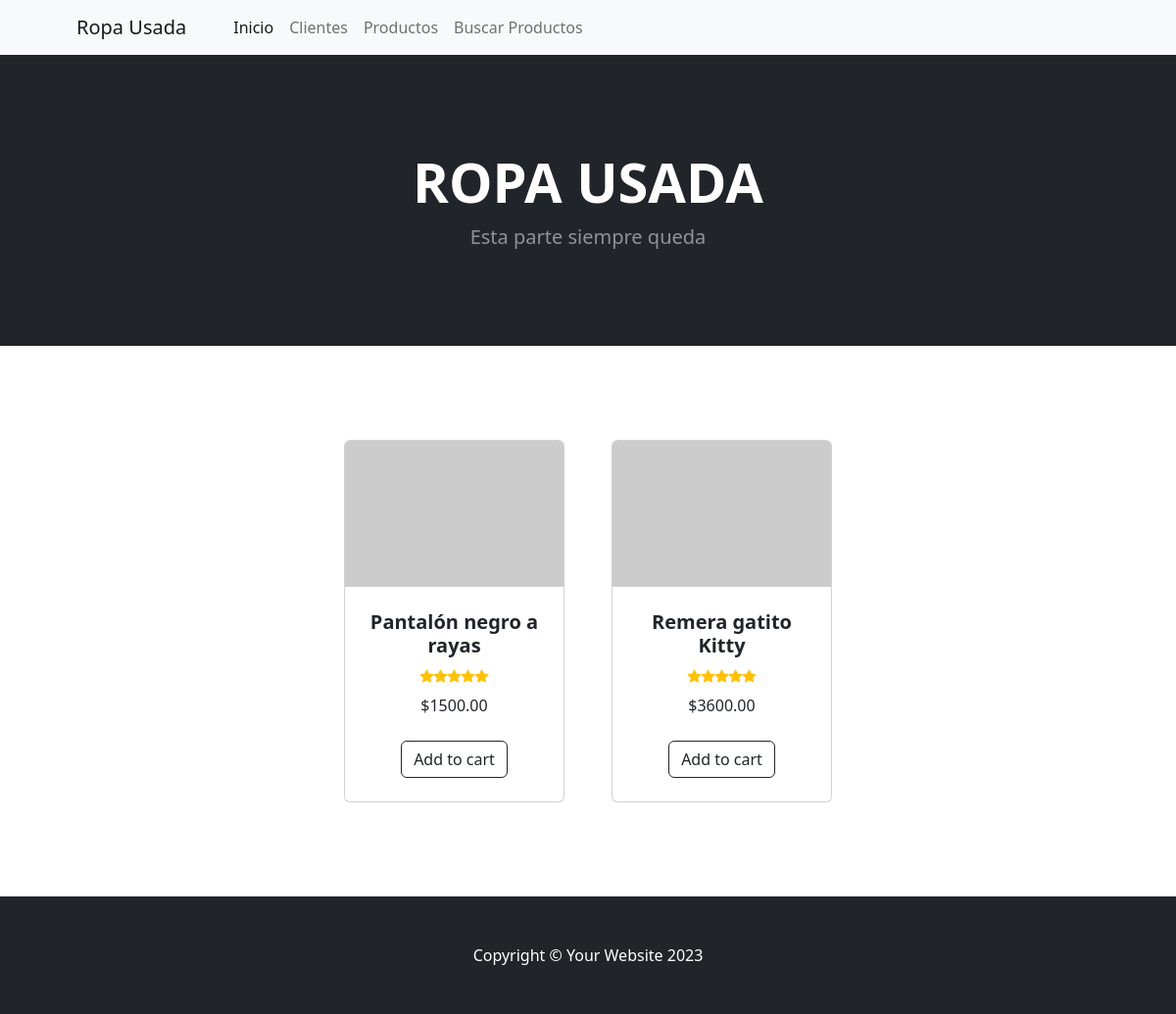
Page /app/inicio/ on the earlier database version.
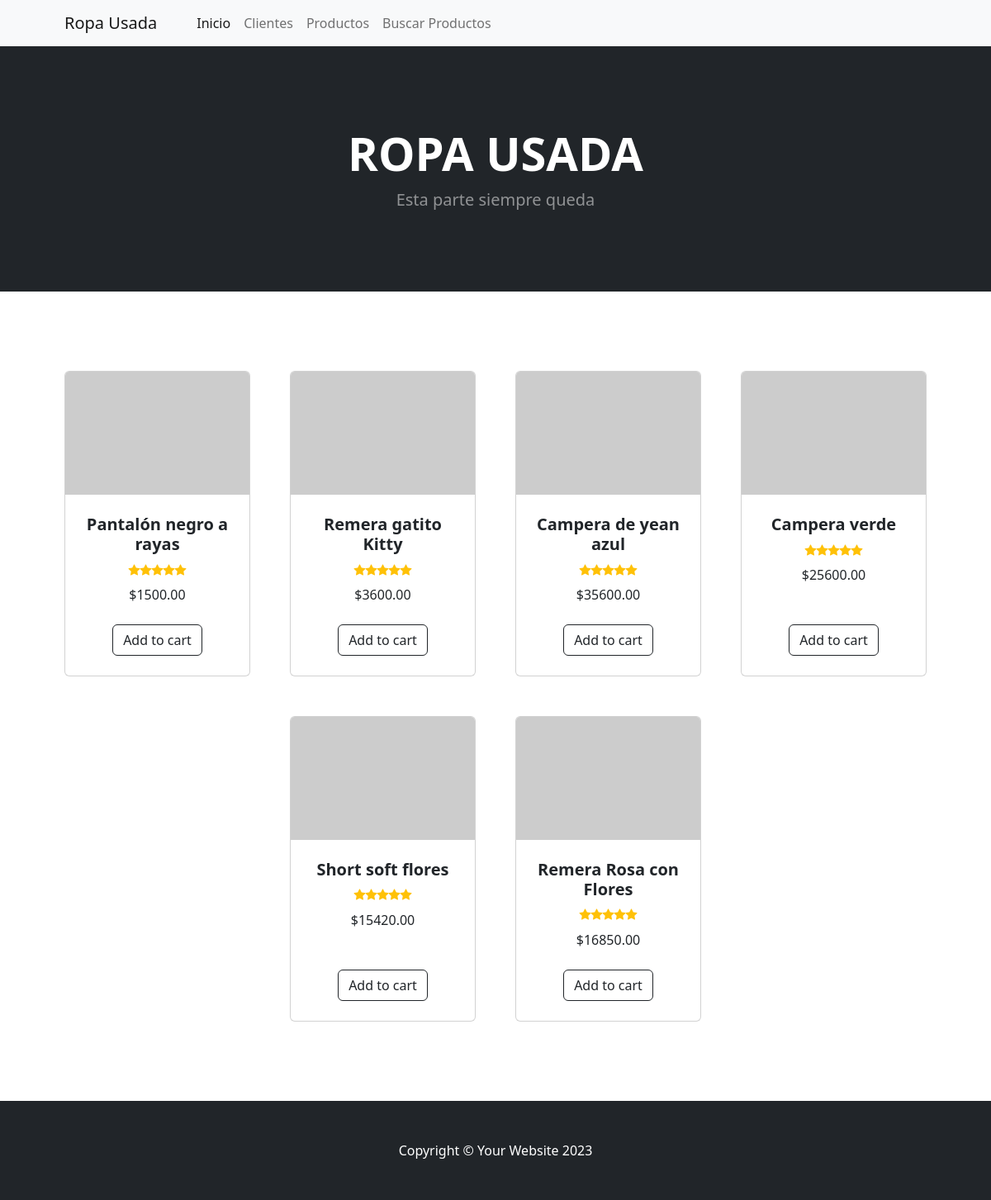
Same page on the later database version.
### MiApp/models.py (models this page shows)
class Productos(models.Model):
    nombre    = models.CharField(max_length=80)
    categoria = models.CharField(max_length=20)
    precio    = models.DecimalField(max_digits=19, decimal_places=2)

### MiApp/views.py (the view)
# urls.py: path('inicio/', views.inicio, name='Inicio'),
def inicio(request):
    if request.method == "GET":
        mis_productos = Productos.objects.all()
    return render(request, "MiApp/resultados.html", {"productos":mis_productos})

### MiApp/templates/MiApp/resultados.html (shortened to what this page needs)
{% extends 'MiApp/base.html' %}
{% load static %}
{% block seccion1 %}
    <section class="py-5">
        <div class="container px-4 px-lg-5 mt-5">
            <div class="row gx-4 gx-lg-5 row-cols-2 row-cols-md-3 row-cols-xl-4 justify-content-center">
                {% for producto in productos %}
                    <div class="col mb-5">
                        <div class="card h-100">
                            <img class="card-img-top" src="https://dummyimage.com/450x300/dee2e6/6c757d.jpg" alt="..." />
                            <div class="card-body p-4">
                                <div class="text-center">
                                    <h5 class="fw-bolder">{{ producto.nombre }}</h5>
                                    <div class="d-flex justify-content-center small text-warning mb-2">
                                        <div class="bi-star-fill"></div>
                                        <div class="bi-star-fill"></div>
                                        <div class="bi-star-fill"></div>
                                        <div class="bi-star-fill"></div>
                                        <div class="bi-star-fill"></div>
                                    </div>
                                    ${{ producto.precio }}
                                </div>
                            </div>
                            <div class="card-footer p-4 pt-0 border-top-0 bg-transparent">
                                <div class="text-center"><a class="btn btn-outline-dark mt-auto" href="#">Add to cart</a></div>
                            </div>
                        </div>
                    </div>
                {% endfor %}
            </div>
        </div>
    </section>
{% endblock seccion1 %}

### MiApp/templates/MiApp/base.html (shortened to what this page needs)
<!DOCTYPE html>
{% load static %}
<html lang="en">
    <head>
        <link href="https://cdn.jsdelivr.net/npm/bootstrap-icons@1.5.0/font/bootstrap-icons.css" rel="stylesheet" />
        <link href="{% static 'MiApp/css/styles.css' %}" rel="stylesheet" />
    </head>
    <body>
        <nav class="navbar navbar-expand-lg navbar-light bg-light">
            <div class="container px-4 px-lg-5">
                <a class="navbar-brand" href="#!">Ropa Usada</a>
                <div class="collapse navbar-collapse" id="navbarSupportedContent">
                    <ul class="navbar-nav me-auto mb-2 mb-lg-0 ms-lg-4">
                        <li class="nav-item"><a class="nav-link active" aria-current="page" href="{% url 'Inicio' %}">Inicio</a></li>
                        <li class="nav-item"><a class="nav-link" href="{% url 'Clientes' %}">Clientes</a></li>
                        <li class="nav-item"><a class="nav-link" href="{% url 'Productos' %}">Productos</a></li>
                        <li class="nav-item"><a class="nav-link" href="{% url 'BuscarProducto' %}">Buscar Productos</a></li>
                    </ul>
                </div>
            </div>
        </nav>
        <header class="bg-dark py-5">
            <div class="container px-4 px-lg-5 my-5">
                <div class="text-center text-white">
                    <h1 class="display-4 fw-bolder">ROPA USADA</h1>
                    <p class="lead fw-normal text-white-50 mb-0">Esta parte siempre queda</p>
                </div>
            </div>
        </header>
       {%  block seccion1 %}
       {%  endblock seccion1 %}
        <footer class="py-5 bg-dark">
            <div class="container"><p class="m-0 text-center text-white">Copyright &copy; Your Website 2023</p></div>
        </footer>
    </body>
</html>

Differences in the rows shown:
added Productos: nombre "Campera de yean azul", precio "35600.00"
added Productos: nombre "Campera verde", precio "25600.00"
added Productos: nombre "Short soft flores", precio "15420.00"
added Productos: nombre "Remera Rosa con Flores", precio "16850.00"
